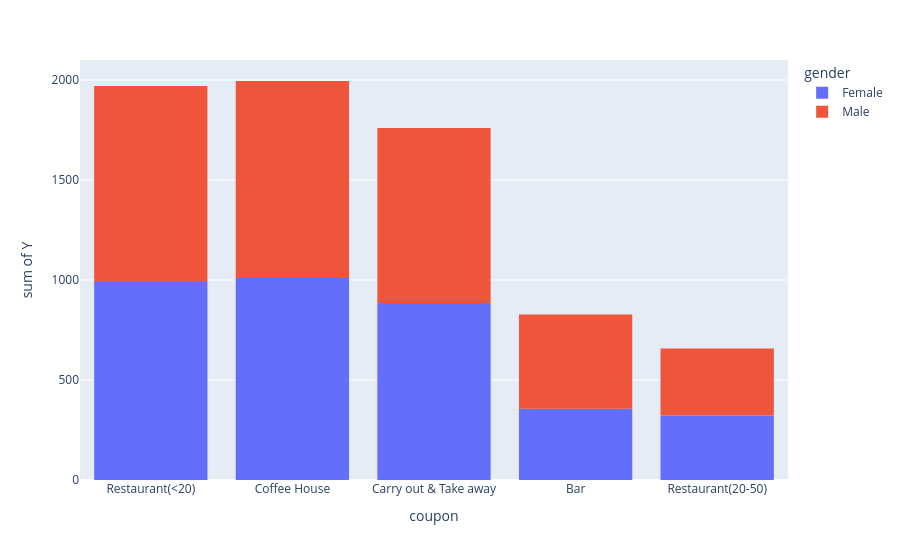

Write notebook code for a chart like this one.
### Code cell
# it seems that gender has no part to play i.e. both genders equally accepted the coupon irrespective of type of coupon
px.histogram(data_frame=data , x='coupon', y='Y', color='gender')

### Figure 1 — Plotly figure (JSON) as saved in the notebook; plotly's stock layout.template omitted (floating-point values rounded to 4 significant figures; data arrays with more than 128 entries replaced by an {"elided": "..."} marker saying what was removed)
{"data": [{"bingroup": "x", "histfunc": "sum", "hovertemplate": "gender=Female<br>coupon=%{x}<br>sum of Y=%{y}<extra></extra>", "legendgroup": "Female", "marker": {"color": "#636efa", "pattern": {"shape": ""}}, "name": "Female", "orientation": "v", "showlegend": true, "type": "histogram", "x": {"elided": "6511 str values"}, "xaxis": "x", "y": {"elided": "6511 int values"}, "yaxis": "y"}, {"bingroup": "x", "histfunc": "sum", "hovertemplate": "gender=Male<br>coupon=%{x}<br>sum of Y=%{y}<extra></extra>", "legendgroup": "Male", "marker": {"color": "#EF553B", "pattern": {"shape": ""}}, "name": "Male", "orientation": "v", "showlegend": true, "type": "histogram", "x": {"elided": "6173 str values"}, "xaxis": "x", "y": {"elided": "6173 int values"}, "yaxis": "y"}], "layout": {"barmode": "relative", "legend": {"title": {"text": "gender"}, "tracegroupgap": 0}, "margin": {"t": 60}, "xaxis": {"anchor": "y", "domain": [0, 1], "title": {"text": "coupon"}}, "yaxis": {"anchor": "x", "domain": [0, 1], "title": {"text": "sum of Y"}}}}
